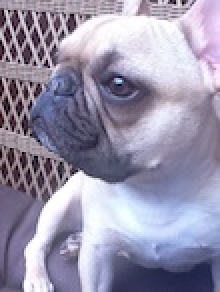
%> input picture quilt_research_code/butterDest2.jpg, 110 x 146 px (shown 2 times larger)
$ octave demo.m   (GNU Octave 9; MATLAB toolbox functions it lacks are replaced by stand-ins)
%> lines starting %> are read from the running program, lines starting %| are printed output that depends on the picture
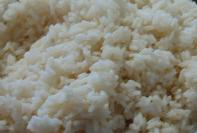
%> input picture quilt_research_code/rice.jpg, 197 x 133 px
### quilt_research_code/simplexferfun.m
% **************************************************************************
% (C) 2001 Mitsubishi Electric Research Laboratories, all rights reserved.
% This program in source or executable form may be used for research only.
% Commercial use of this program in source or executable form is strictly
% prohibited. If copied, this copyright notice must appear with the
% program.
% **************************************************************************

function out_im = simplexferfun(src_im,dest_im,w,niter,src_mask,dest_mask);
%> called with w = 20, niter = 3

  % Make all images color
  if ndims(src_im)==2,
    src_im = repmat(src_im,[1 1 3]);
  end;
  if ndims(dest_im)==2,
    dest_im = repmat(dest_im,[1 1 3]);
  end;

  % create images for matching
  src_im_map = rgb2gray(src_im);
  dest_im_map = rgb2gray(dest_im);
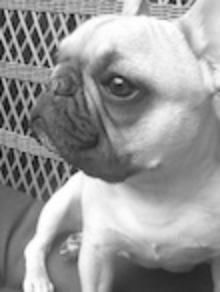
%> dest_im_map: size 292x220 double; min 0.0161, max 1, mean 0.596
%  src_im_map = pcolors(src_im);
%  dest_im_map = pcolors(dest_im);

  if exist('dest_mask'),
    out_im = xferfun(src_im,src_im_map,dest_im,dest_im_map,w,niter,src_mask,dest_mask);
  else
    out_im = xferfun(src_im,src_im_map,dest_im,dest_im_map,w,niter);
  end;


### quilt_research_code/binomialFilter.m
% KERNEL = binomialFilter(size)
%
% Returns a vector of binomial coefficients of order (size-1) .

% Eero Simoncelli, 2/97.

function [kernel] = binomialFilter(sz)
%> called with sz = 4

if (sz < 2)
  error('size argument must be larger than 1');
end

kernel = [0.5 0.5]';

for n=1:sz-2
  kernel = conv([0.5 0.5]', kernel);
end


### quilt_research_code/xferfun.m
% **************************************************************************
% (C) 2001 Mitsubishi Electric Research Laboratories, all rights reserved.
% This program in source or executable form may be used for research only.
% Commercial use of this program in source or executable form is strictly
% prohibited. If copied, this copyright notice must appear with the
% program.
% **************************************************************************
%
% function out_im = xferfun(src_im,src_im_map, ...
%	  		    dest_im,dest_im_map, ...
%		  	    w,niter,src_mask,dest_mask);
%
%   src_im - input style image
%   dest_im - destination style image
%   src_im_map, dest_im_map - correspondence images
%   w - size of patches (w-by-w)
%   niter - how many times to iterate (with decreasing w)
%   src_mask, dest_mask - 1 where input images are not valid

function out_im = xferfun(src_im,src_im_map, ...
			  dest_im,dest_im_map, ...
			  w,niter,src_mask,dest_mask);

global DICT_IM_SQUARED DICT_IM

border = round(w/3);
filt_w = 4;
smooth_filt = binomialFilter(filt_w)*binomialFilter(filt_w)';

% if no masks, take everything
if ~exist('src_mask'),
  src_mask = logical(zeros(size(src_im_map)));
end;
if ~exist('dest_mask'),
  dest_mask = logical(zeros(size(dest_im_map)));
end;

dest_im_map(dest_mask) = -1;
src_im_map(src_mask) = -1;

% [9 lines of commented-out code are left out]

cur_dest_im_map = dest_im_map;
cur_dest_im = dest_im;


  DICT_IM = src_im_map;
  DICT_IM_SQUARED = DICT_IM.^2;
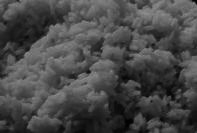
%> DICT_IM_SQUARED: size 133x197 double; min 0.00597, max 0.557, mean 0.284

  if ~isnan(cur_dest_im(1)),
    work_im_rgb = cur_dest_im;
  else
    work_im_rgb = zeros(size(cur_dest_im));
  end;
  work_im_rgb2 = zeros(size(cur_dest_im));
  rd = size(work_im_rgb);
%> rd = [292 220 3]

  cur_error = cur_dest_im_map;


for iter=1:niter,
  figure(2);
  colormap(gray);
  subplot(2,2,1);
  imshow(dest_im);
  title('Original Dest Image');
  subplot(2,2,2);
  imshow(dest_im_map.*~dest_mask);
  title('Dest Map');
  subplot(2,2,3);
  imshow(cur_dest_im);
  title('Current dest');
  subplot(2,2,4);
  imshow(work_im_rgb);
  title('Result');
  truesize;
  drawnow;

  fprintf('W = %d\n', w);

  for ii=[1:w:rd(1)-w-border, rd(1)-w-border+1],
    for jj=[1:w:rd(2)-w-border, rd(2)-w-border+1],
%  for ii=[1:w:rd(1)-w-border],
%    for jj=[1:w:rd(2)-w-border],
     if (~all(all(dest_mask(ii:ii+w+border-1,jj:jj+w+border-1)))),
      template = cur_dest_im_map(ii:ii+w+border-1,jj:jj+w+border-1);
      [errs, ctrs] = dict_match3(template);

      c = ctrs(ceil(rand*size(ctrs,1)),:);
      iii = c(1); jjj = c(2);
      sq_rgb = src_im(iii:iii+w+border-1,jjj:jjj+w+border-1,:);
      sq = src_im_map(iii:iii+w+border-1,jjj:jjj+w+border-1);
      err_sq = (sq - template).^2;
      blend_mask = logical(zeros(size(err_sq)));
      if (ii > 1 & jj > 1),
	blend_mask = dpmain(err_sq,border);
      elseif (ii == 1 & jj == 1),
      elseif (ii == 1),
	blend_mask(:,1:border) = dp(err_sq(:,1:border));
      else
	blend_mask(1:border,:) = blend_mask(1:border,:) ...
	    | dp(err_sq(1:border,:)')';
      end;

      cur_error(ii:ii+w+border-1,jj:jj+w+border-1) = err_sq.*~blend_mask;


      blend_mask = rconv2(double(blend_mask),smooth_filt); % Do blending
      blend_mask_rgb = repmat(blend_mask,[1 1 3]);
      template(isnan(template)) = 0;
      work_im_rgb(ii:ii+w+border-1,jj:jj+w+border-1,:) ...
	  = work_im_rgb(ii:ii+w+border-1,jj:jj+w+border-1,:).*blend_mask_rgb...
	  + sq_rgb.*(1-blend_mask_rgb);
      work_im_rgb2(ii:ii+w+border-1,jj:jj+w+border-1,:) ...
	  = work_im_rgb2(ii:ii+w+border-1,jj:jj+w+border-1,:)...
	  .*(blend_mask_rgb>=0.95)...
	  + sq_rgb.*((1-blend_mask_rgb)>=0.95);
      cur_dest_im_map(ii:ii+w+border-1,jj:jj+w+border-1) ...
	  = template.*blend_mask + sq.*(1-blend_mask);


% [8 lines of commented-out code are left out]
     end;

    end;
   figure(2);
    subplot(2,2,2);
    imshow(work_im_rgb2);
    subplot(2,2,4);
    imshow(work_im_rgb);
    drawnow;
   subplot(2,2,3);
    imshow(cur_dest_im);
 % [6 lines of commented-out code are left out]
  end;

  cur_dest_im = work_im_rgb;
  cur_dest_im_map(dest_mask) = -1;

  out_im = cur_dest_im;

  w = round(w * 0.7);
% [5 lines of commented-out code are left out]
end
%> this loop made 3 passes
%> pass 1, in xferfun, `cur_dest_im = work_im_rgb;`:
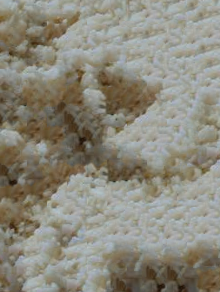
%> cur_dest_im: size 292x220x3 double; mean R, G, B 0.547, 0.535, 0.485
%> after the loop:
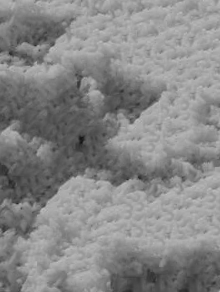
%> cur_dest_im_map: size 292x220 double; min 0.0773, max 0.746, mean 0.531
%> after the loop:
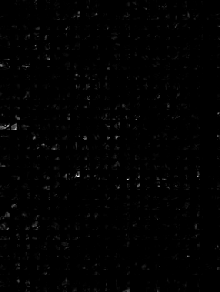
%> cur_error: size 292x220 double; min 0, max 0.104, mean 0.000776; drawn with min black and max white
%> after the loop:
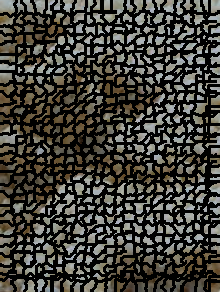
%> work_im_rgb2: size 292x220x3 double; mean R, G, B 0.243, 0.238, 0.214
%> after the loop, c = [30 17]; ctrs = [30 17]; errs = 0.000963; iii = 30; jjj = 17; w = 7

dest_mask_rgb = repmat(dest_mask,[1 1 3]);
out_im(dest_mask_rgb) = dest_im(dest_mask_rgb);
%figure(3);
%imshow(out_im);


% imwrite(work_im_rgb2,'jigsaw.tif');

### quilt_research_code/demo.m
% **************************************************************************
% (C) 2001 Mitsubishi Electric Research Laboratories, all rights reserved.
% This program in source or executable form may be used for research only.
% Commercial use of this program in source or executable form is strictly
% prohibited. If copied, this copyright notice must appear with the
% program.
% **************************************************************************


echo on

% [11 lines of commented-out code are left out]
bill = im2double(imresize(imread('butterDest2.jpg'),2,'bilinear'));

rice = im2double(imread('rice.jpg'));
%orig
out = simplexferfun(rice,bill,20,3);
% [10 lines of commented-out code are left out]


echo off
